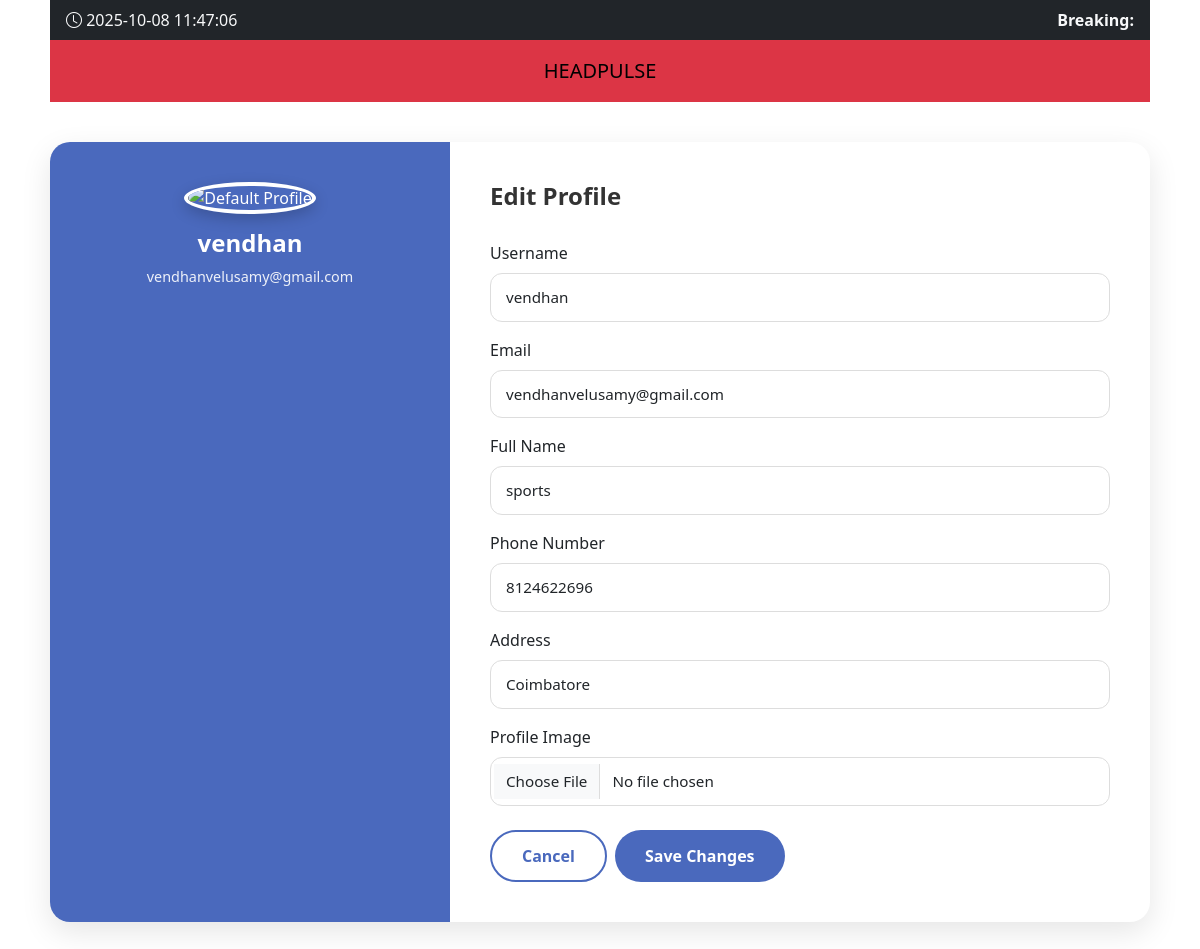
Screenshot of /update/2 with the database file from the repository.
### appmain/models.py (models this page shows, shortened)
class User(models.Model):
    username = models.CharField(max_length=30, default='')
    password = models.CharField(max_length=30, default='')
    email = models.EmailField(max_length=50, unique=True, default=0)  # <- fixed here
    phone = models.BigIntegerField(default=0)  # Use BigIntegerField for 10-digit numbers
    address = models.CharField(max_length=100, default='')
    interested_field = models.CharField(max_length=50, default='')
    image=models.ImageField(upload_to='images/',default='')

### appmain/views.py (the view, shortened to what this page needs)
# urls.py: path("update/<int:id>", views.update_profile, name="update_profile"),
def update_profile(request, id):
    user = get_object_or_404(User, id=id)
    return render(request, "menus/profile.html", {"data": user,'current_time':current_time,
    'breaking':breaking
    })

### templates/menus/profile.html (shortened to what this page needs)
<!DOCTYPE html>
<html lang="en">
{% load static %}
<head>
  <link rel="stylesheet" href="{% static 'css/bootstrap.css' %}">
  <link href="https://cdnjs.cloudflare.com/ajax/libs/bootstrap-icons/1.10.0/font/bootstrap-icons.min.css" rel="stylesheet">
  <link href="https://cdn.jsdelivr.net/npm/bootstrap@5.3.7/dist/css/bootstrap.min.css" rel="stylesheet"
>
</head>
<body>
<div class="bg-dark text-light px-3 py-2 d-flex justify-content-between align-items-center">
  <div><i class="bi bi-clock"></i> {{ current_time }}</div>
  <marquee behavior="scroll" direction="left" scrollamount="6">
    <strong>Breaking:</strong>
  </marquee>
</div>
<nav class="navbar navbar-expand bg-danger py-3">
  <div class="container-fluid d-flex justify-content-center">
    <P class="navbar-brand m-0 p-0">HEADPULSE</p>
  </div>
</nav>
<div class="profile-card">
  <div class="profile-sidebar">
    {% if data.image %}
      <img src="{{ data.image.url }}" alt="Profile Picture" class="profile-avatar">
    {% else %}
      <img src="{% static 'images/default-profile.png' %}" alt="Default Profile" class="profile-avatar">
    {% endif %}
    <h3 class="profile-name">{{ data.username }}</h3>
    <p class="profile-email">{{ data.email }}</p>
  </div>
  <div class="profile-form">
    <h2 class="section-title">Edit Profile</h2>
    <form method="POST" action="/update/{{ data.id }}" enctype="multipart/form-data">
      <div class="mb-3">
        <label class="form-label">Username</label>
        <input type="text" name="username" value="{{ data.username }}" class="form-control" required>
      </div>
      <div class="mb-3">
        <label class="form-label">Email</label>
        <input type="email" name="email" value="{{ data.email }}" class="form-control" required>
      </div>
      <div class="mb-3">
        <label class="form-label">Full Name</label>
        <input type="text" name="interested_field" value="{{ data.interested_field }}" class="form-control">
      </div>
      <div class="mb-3">
        <label class="form-label">Phone Number</label>
        <input type="tel" name="phone" value="{{ data.phone }}" class="form-control">
      </div>
      <div class="mb-3">
        <label class="form-label">Address</label>
        <input type="text" name="address" value="{{ data.address }}" class="form-control">
      </div>
      <div class="mb-3">
        <label class="form-label">Profile Image</label>
        <input type="file" name="image" class="form-control" accept="image/*">
      </div>
      <div class="d-flex gap-2 mt-4">
        <button type="reset" class="btn btn-outline-custom">Cancel</button>
        <button type="submit" class="btn btn-primary-custom">Save Changes</button>
      </div>
    </form>
  </div>
</div>
</body>
</html>

### templates/menus/profile.html (style rules this page uses)
body { margin-right: 50px; margin-left:50px; }
.profile-card { max-width: 1100px; margin: 40px auto; background: #fff; border-radius: 20px; box-shadow: 0 10px 30px rgba(0,0,0,0.1); overflow: hidden; display: flex; flex-wrap: wrap; }
.profile-sidebar { background: #4a69bd; color: #fff; flex: 1 1 300px; padding: 40px 30px; text-align: center; }
.profile-avatar { width: 140px; height: 140px; border-radius: 50%; object-fit: cover; border: 4px solid #fff; margin-bottom: 15px; box-shadow: 0 5px 15px rgba(0,0,0,0.2); }
.profile-name { font-size: 1.5rem; font-weight: 600; }
.profile-email { font-size: 0.9rem; opacity: 0.9; }
.profile-form { flex: 2 1 500px; padding: 40px; }
.section-title { font-size: 1.5rem; font-weight: 600; color: #333; margin-bottom: 30px; }
.form-control { border-radius: 12px; border: 1px solid #ddd; padding: 12px 15px; font-size: 0.95rem; }
.btn-primary-custom { background: #4a69bd; border: none; border-radius: 30px; padding: 12px 30px; font-weight: 600; color: #fff; transition: 0.3s; }
.btn-outline-custom { border: 2px solid #4a69bd; color: #4a69bd; border-radius: 30px; padding: 12px 30px; font-weight: 600; transition: 0.3s; }

### rows the page displays
User: username "vendhan", email "vendhanvelusamy@gmail.com", interested_field "sports", phone "8124622696", address "Coimbatore"

### other values shown
{{ current_time }} "2025-10-08 11:47:06"
